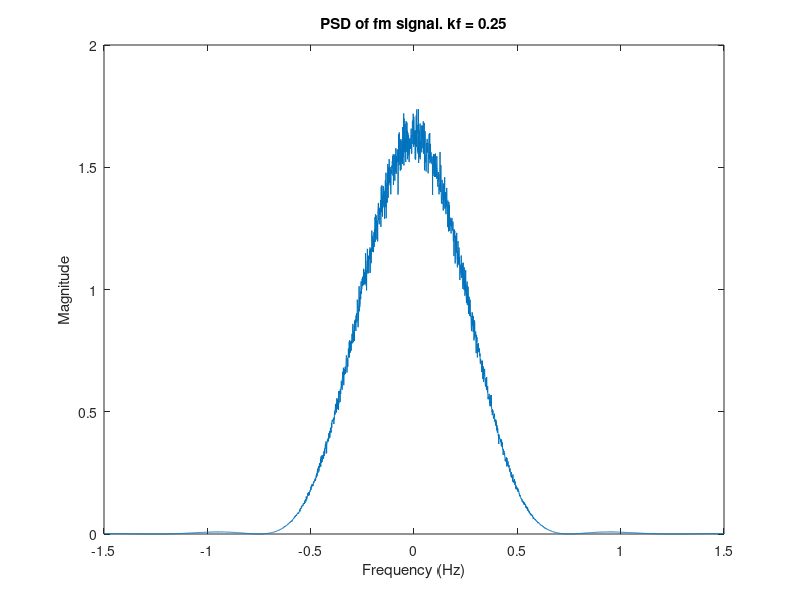

The MATLAB script that drew this image:
oversampling_factor = 16;

%for a pulse with amplitude one, the max frequency deviation is given by kf
kf=0.25;

%increase the oversampling factor if kf (and hence frequency deviation, and hence bw of FM s 
oversampling_factor = ceil(max(kf,1)*oversampling_factor);

ts=1/oversampling_factor; %sampling time

nsamples = ceil(1/ts);
pulse = ones(nsamples,1); %rectangular pulse
% pulse_time = 0:ts:1;
% pulse = sin(2*pi*pulse_time);

% calculating PSD

nsymbols =1000;
symbols=zeros(nsymbols,1);
nruns=1000;
fs_desired=0.1;
Nmin = ceil(1/(fs_desired*ts)); %minimum length DFT for desired frequency granularity 
message_length=1+(nsymbols-1)*nsamples+length(pulse)-1;
Nmin = max(message_length,Nmin);
% %for efficient computation, choose FFT size to be power of 2
Nfft = 2^(nextpow2(Nmin)) %FFT size = the next power of 2 at least as big as Nmin 
psd=zeros(Nfft,1);

for runs=1:nruns,
	%random symbol sequence
	symbols = sign(rand(nsymbols,1)-0.5); 
	nsymbols_upsampled = 1+(nsymbols-1)*nsamples; 
	symbols_upsampled = zeros(nsymbols_upsampled,1); 
	symbols_upsampled(1:nsamples:nsymbols_upsampled) = symbols; 
	message = conv(symbols_upsampled,pulse);
	%FM signal phase
	theta = 2*pi*kf*ts*cumsum(message);
	cenvelope = exp(j*theta);
	time = (0:length(cenvelope)-1)*ts;
	% %freq domain signal computed using DFT
	cenvelope_freq = ts*fft(cenvelope,Nfft); %FFT of size Nfft, automatically zeropads as needed 
	cenvelope_freq_centered = fftshift(cenvelope_freq); %shifts DC to center of spectrum 
	psd=psd+abs(cenvelope_freq_centered).^2;
end

psd=psd/(nruns*nsymbols);
fs=1/(Nfft*ts) %actual frequency resolution attained
% %set of frequencies for which Fourier transform has been computed using DFT
freqs = ((1:Nfft)-1-Nfft/2)*fs;
%plot the PSD
plot(freqs,psd);
title(["PSD of fm signal. kf = ", num2str(kf)]);
ylabel("Magnitude");
xlabel("Frequency (Hz)");
xlim([-1.5, 1.5]);
print -dpng 7a.png